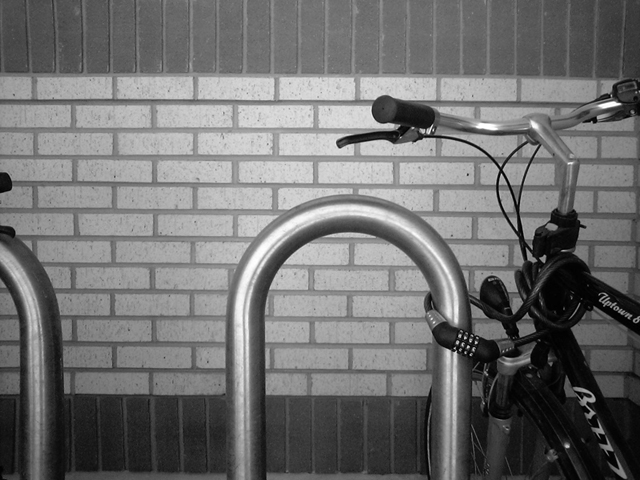
#> input picture classes/class7/images/bikes.jpg, 640 x 480 px, found by its file name
$ jupyter execute --allow-errors canny-details.ipynb   (shell and % lines are left out)
#> lines starting #> are read from the running program, lines starting #| are printed output that depends on the picture
# Image Filtering: Spatial Methods

[cell 1]

import numpy as np

import matplotlib.image as img
import matplotlib.pyplot as plt

from skimage import io
from skimage.filters import sobel
from skimage.exposure import rescale_intensity
from skimage.util import img_as_float32 as img_as_float

from scipy.ndimage import convolve

[cell 2]
def print_imginfo(I):
    print(type(I))
    print(I.shape, I.dtype)
    print('Data range:', np.min(I), 'to', np.max(I))

[cell 3]
def show_images(I, titles=None):
    fig, ax = plt.subplots(1, len(I), figsize=(12,12))

    for i in np.arange(0,len(I)):
        ax[i].imshow(I[i], cmap='gray')
        ax[i].set_axis_off()
        if titles != None:
            ax[i].set_title(titles[i])

[cell 4]
#I1 = io.imread("../../images/blobs.png", as_gray=True)
I1 = io.imread("../../images/bikes.jpg", as_gray=True)
#> I1 is the input picture: shape (480, 640); min 0, max 255, mean 112.2
I1 = img_as_float(I1)

io.imshow(I1)

## Linear Filter: Smoothing Kernels

[cell 5]
def gaussian_kernel(sigma=1.0, truncate=3.0):
    K = np.int32(np.ceil(truncate*sigma))

    u, v = np.mgrid[-K:K+1,-K:K+1]

    h = np.exp(-0.5*(u**2+v**2)/(sigma**2))
    h /= h.sum()

    return h

## Linear Filter: Derivative Kernels

[cell 6]
def sobel_kernel():
    h = np.array([ [1+1j,2+0j,1-1j], [0+2j,0+0j,0-2j], [-1+1j,-2+0j,-1-1j] ])
    return h/4  # normalize smoothing component of kernel: sum([1 2 1])

## Canny: Edge Thinning and Hysteresis

## Canny: Edge Detection

[cell 7]
sigma_values = [0.5, 1/np.sqrt(2), 1.0, np.sqrt(2), 2.0, 3.0]
sigma = sigma_values[1]

low = 0.20
high = [low, 0.60]

h1 = gaussian_kernel(sigma=sigma, truncate=3)
I2 = convolve(I1, h1, mode='reflect')

h2 = sobel_kernel()
I2 = convolve(I2, h2, mode='reflect')

Gm = np.abs(I2)
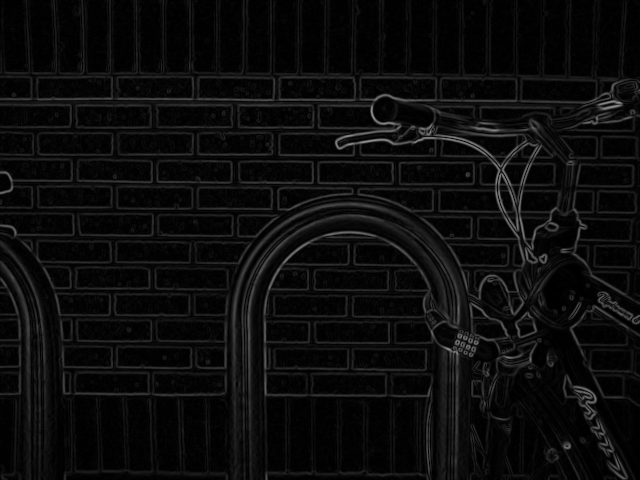
#> Gm: shape (480, 640) float32; min 3.36e-06, max 0.577, mean 0.0492

#print_imginfo(Gm)
#plt.hist(Gm.ravel(),bins=256, range=(0.01,0.49))

Ga = np.angle(I2, deg=True)
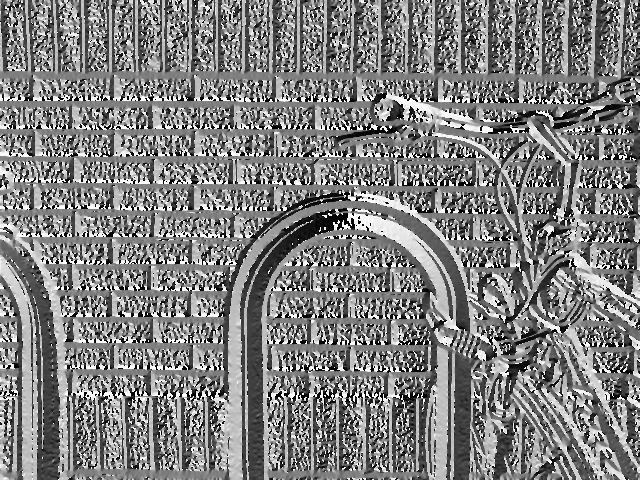
#> Ga: shape (480, 640) float32; min -180, max 180, mean 0.5; drawn with min black and max white
#> (the rest of this cell did not finish here and is left out)
